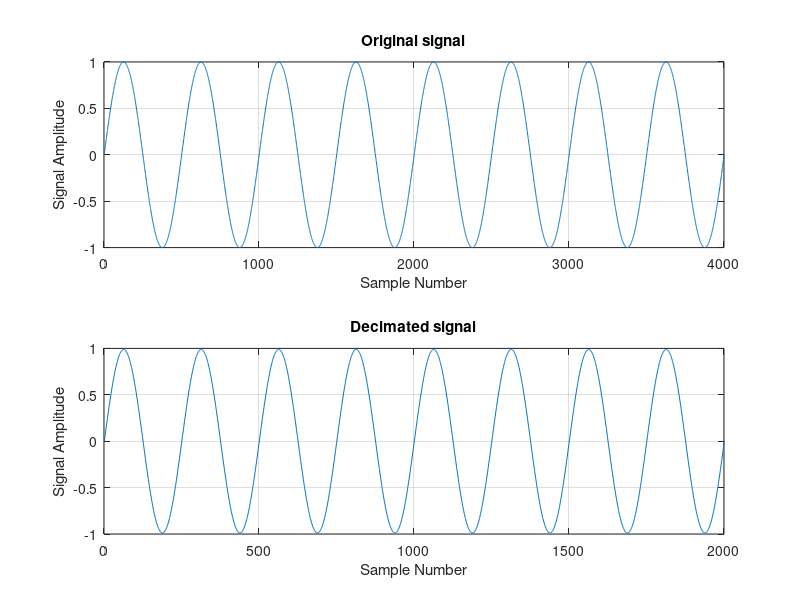

This figure's MATLAB source:
%Decimation (down?sampling) 
clear 
n=-2:1/1000:2; 
x1=sin(2*pi*2*n); 
x2=decimate(x1,2);
subplot(2,1,1); 
plot(x1); 
title('Original signal'); 
xlabel('Sample Number'); 
ylabel('Signal Amplitude'); 
axis([0 4000 -1 1]); 
grid; 
subplot(2,1,2); 
plot(x2); 
title('Decimated signal'); 
xlabel('Sample Number'); 
ylabel('Signal Amplitude'); 
axis([0 2000 -1 1]); 
grid;